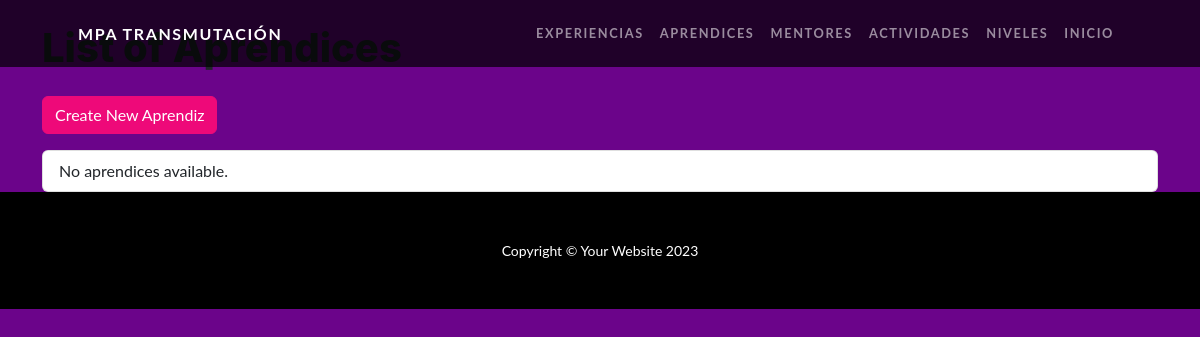
Page /aprendices/ on the earlier database version.
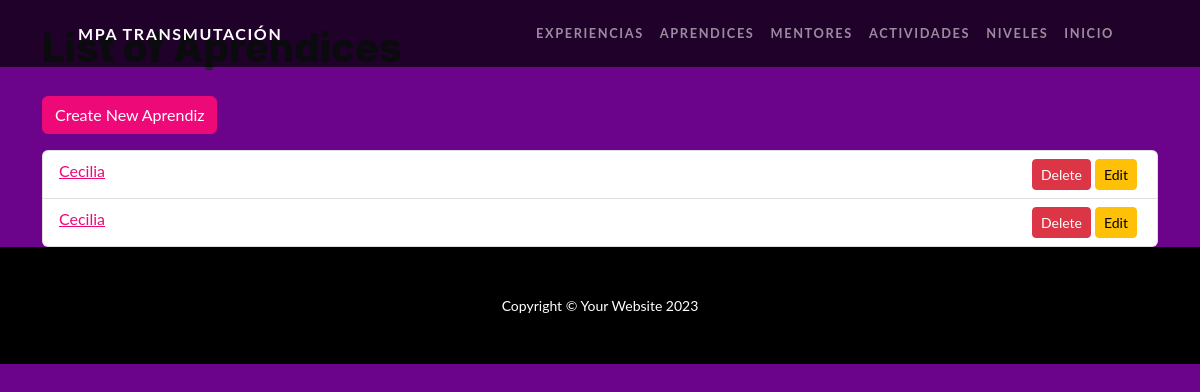
Same page on the later database version.
### myapp1/models.py (models this page shows, shortened)
class Aprendiz(models.Model):
    NIVELES_DE_APRENDIZAJE = [
        ('iniciado', 'Iniciado'),
        ('aprendiz', 'Aprendiz'),
        ('alquimista', 'Alquimista'),
    ]
    nombre = models.CharField(max_length=40)
    apellido = models.CharField(max_length=20)
    email = models.EmailField(max_length=40)
    experiencia = models.ForeignKey(Experiencia, on_delete=models.CASCADE, related_name='aprendices')
    nivel = models.CharField(max_length=10, choices=NIVELES_DE_APRENDIZAJE, default='iniciado')

### myapp1/views.py (the view)
# urls.py: path('aprendices/', views.aprendiz_list, name='aprendiz_list'),
def aprendiz_list(request):
    aprendices = Aprendiz.objects.all()
    return render(request, 'myapp1/aprendiz_list.html', {'aprendices': aprendices})

### myapp1/templates/myapp1/aprendiz_list.html (shortened to what this page needs)
{% extends "myapp1/base.html" %}
{% block content %}
<div class="container">
    <h1 class="my-4">List of Aprendices</h1>
    <a class="btn btn-primary mb-3" href="{% url 'aprendiz_create' %}">Create New Aprendiz</a>
    <ul class="list-group">
        {% for aprendiz in aprendices %}
        <li class="list-group-item">
            <a href="{% url 'aprendiz_detail' aprendiz.pk %}">{{ aprendiz.nombre }}</a>
            <a class="btn btn-warning btn-sm float-end mx-1" href="{% url 'aprendiz_update' aprendiz.pk %}">Edit</a>
            <a class="btn btn-danger btn-sm float-end" href="{% url 'aprendiz_delete' aprendiz.pk %}">Delete</a>
        </li>
        {% empty %}
        <li class="list-group-item">No aprendices available.</li>
        {% endfor %}
    </ul>
</div>
{% endblock %}

### myapp1/templates/myapp1/base.html (shortened to what this page needs)
<!DOCTYPE html>
{% load static %}
<html lang="en">
<head>
    <link href="{% static 'myapp1/css/styles.css' %}" rel="stylesheet" />
</head>
<body>
    <nav class="navbar navbar-expand-lg navbar-dark navbar-custom fixed-top">
        <div class="container px-5">
            <a class="navbar-brand" href="{% url 'Inicio' %}">MPA TRANSMUTACIÓN</a>
            <div class="collapse navbar-collapse" id="navbarResponsive">
                <ul class="navbar-nav ms-auto">
                    <li class="nav-item"><a class="nav-link" href="{% url 'experiencia_list' %}">Experiencias</a></li>
                    <li class="nav-item"><a class="nav-link" href="{% url 'aprendiz_list' %}">Aprendices</a></li>
                    <li class="nav-item"><a class="nav-link" href="{% url 'mentor_list' %}">Mentores</a></li>
                    <li class="nav-item"><a class="nav-link" href="{% url 'actividad_list' %}">Actividades</a></li>
                    <li class="nav-item"><a class="nav-link" href="{% url 'nivel_list' %}">Niveles</a></li>
                    <li class="nav-item"><a class="nav-link" href="{% url 'Inicio' %}">Inicio</a></li>
                </ul>
            </div>
        </div>
    </nav>
    <main>
        {% block content %}{% endblock %}
    </main>
    <footer class="py-5 bg-black">
        <div class="container px-5">
            <p class="m-0 text-center text-white small">Copyright &copy; Your Website 2023</p>
        </div>
    </footer>
</body>
</html>

### myapp1/templates/myapp1/base.html (style rules this page uses)
body { background-color: #6b048a; }

Differences in the rows shown:
added Aprendiz: nombre "Cecilia"
added Aprendiz: nombre "Cecilia"
Other differences:
text no longer shown: "No aprendices available."
